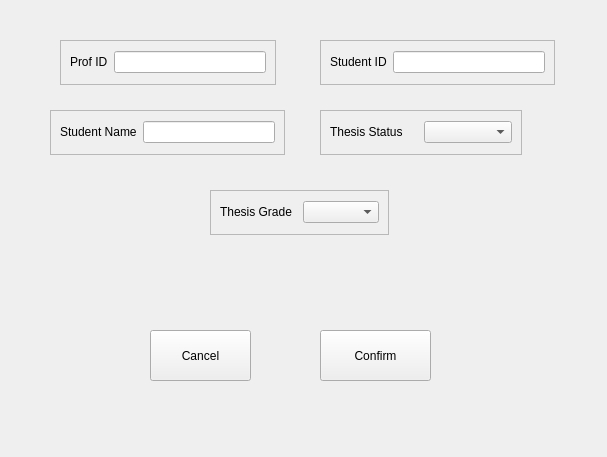
<?xml version="1.0" encoding="UTF-8"?>
<ui version="4.0">
 <class>newThesisForm</class>
 <widget class="QWidget" name="newThesisForm">
  <property name="geometry">
   <rect>
    <x>0</x>
    <y>0</y>
    <width>607</width>
    <height>457</height>
   </rect>
  </property>
  <property name="windowTitle">
   <string>Form</string>
  </property>
  <widget class="QFrame" name="profIdFrame">
   <property name="geometry">
    <rect>
     <x>60</x>
     <y>40</y>
     <width>216</width>
     <height>45</height>
    </rect>
   </property>
   <property name="frameShape">
    <enum>QFrame::StyledPanel</enum>
   </property>
   <property name="frameShadow">
    <enum>QFrame::Raised</enum>
   </property>
   <layout class="QGridLayout" name="gridLayout">
    <item row="0" column="0">
     <widget class="QLabel" name="profIdLabel">
      <property name="text">
       <string>Prof ID</string>
      </property>
     </widget>
    </item>
    <item row="0" column="1">
     <widget class="QLineEdit" name="profId"/>
    </item>
   </layout>
  </widget>
  <widget class="QFrame" name="studentIdFrame">
   <property name="geometry">
    <rect>
     <x>320</x>
     <y>40</y>
     <width>235</width>
     <height>45</height>
    </rect>
   </property>
   <property name="frameShape">
    <enum>QFrame::StyledPanel</enum>
   </property>
   <property name="frameShadow">
    <enum>QFrame::Raised</enum>
   </property>
   <layout class="QGridLayout" name="gridLayout_2">
    <item row="0" column="0">
     <widget class="QLabel" name="studentIdLabel">
      <property name="text">
       <string>Student ID</string>
      </property>
     </widget>
    </item>
    <item row="0" column="1">
     <widget class="QLineEdit" name="studentId"/>
    </item>
   </layout>
  </widget>
  <widget class="QFrame" name="studentNameFrame">
   <property name="geometry">
    <rect>
     <x>50</x>
     <y>110</y>
     <width>235</width>
     <height>45</height>
    </rect>
   </property>
   <property name="frameShape">
    <enum>QFrame::StyledPanel</enum>
   </property>
   <property name="frameShadow">
    <enum>QFrame::Raised</enum>
   </property>
   <layout class="QGridLayout" name="gridLayout_3">
    <item row="0" column="0">
     <widget class="QLabel" name="studentNameLabel">
      <property name="text">
       <string>Student Name</string>
      </property>
     </widget>
    </item>
    <item row="0" column="1">
     <widget class="QLineEdit" name="studentName"/>
    </item>
   </layout>
  </widget>
  <widget class="QFrame" name="thesisStatusFrame">
   <property name="geometry">
    <rect>
     <x>320</x>
     <y>110</y>
     <width>202</width>
     <height>45</height>
    </rect>
   </property>
   <property name="frameShape">
    <enum>QFrame::StyledPanel</enum>
   </property>
   <property name="frameShadow">
    <enum>QFrame::Raised</enum>
   </property>
   <layout class="QGridLayout" name="gridLayout_4">
    <item row="0" column="0">
     <widget class="QLabel" name="thesisStatusLabel">
      <property name="text">
       <string>Thesis Status</string>
      </property>
     </widget>
    </item>
    <item row="0" column="1">
     <widget class="QComboBox" name="thesisStatus"/>
    </item>
   </layout>
  </widget>
  <widget class="QFrame" name="thesisGradeFrame">
   <property name="geometry">
    <rect>
     <x>210</x>
     <y>190</y>
     <width>179</width>
     <height>45</height>
    </rect>
   </property>
   <property name="frameShape">
    <enum>QFrame::StyledPanel</enum>
   </property>
   <property name="frameShadow">
    <enum>QFrame::Raised</enum>
   </property>
   <layout class="QGridLayout" name="gridLayout_5">
    <item row="0" column="0">
     <widget class="QLabel" name="thesisGradeLabel">
      <property name="text">
       <string>Thesis Grade</string>
      </property>
     </widget>
    </item>
    <item row="0" column="1">
     <widget class="QComboBox" name="thesisGrade"/>
    </item>
   </layout>
  </widget>
  <widget class="QPushButton" name="cancelBtn">
   <property name="geometry">
    <rect>
     <x>150</x>
     <y>330</y>
     <width>101</width>
     <height>51</height>
    </rect>
   </property>
   <property name="text">
    <string>Cancel</string>
   </property>
  </widget>
  <widget class="QPushButton" name="confirmBtn">
   <property name="geometry">
    <rect>
     <x>320</x>
     <y>330</y>
     <width>111</width>
     <height>51</height>
    </rect>
   </property>
   <property name="text">
    <string>Confirm</string>
   </property>
  </widget>
 </widget>
 <resources/>
 <connections/>
</ui>
